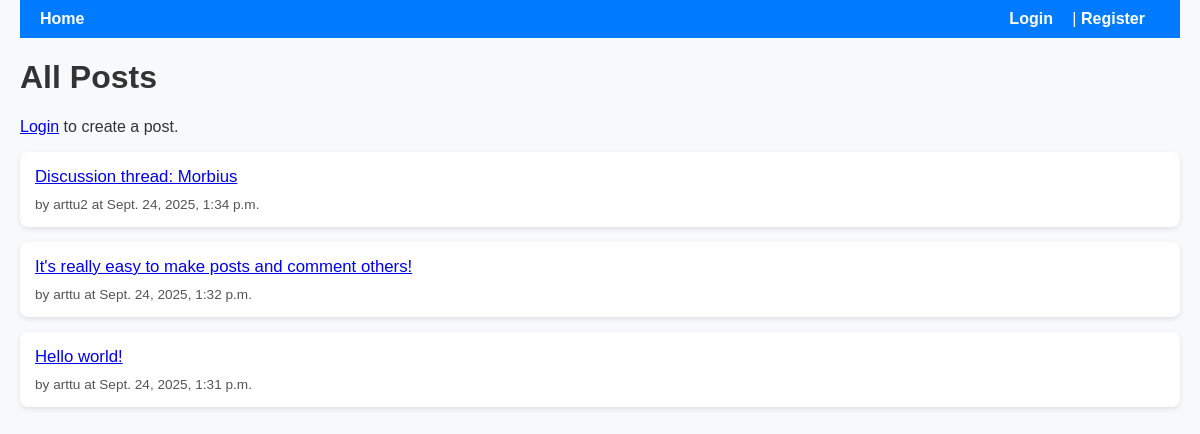
The page / on the database its author committed.
### discussion_thread/models.py (models this page shows, shortened)
class Post(models.Model):
    title = models.CharField(max_length=200)
    content = models.TextField()
    author = models.ForeignKey(User, on_delete=models.CASCADE)
    created_at = models.DateTimeField(auto_now_add=True)

### discussion_thread/views.py (the view)
# urls.py: path('', PostListView.as_view(), name='post-list'),
class PostListView(ListView):
    model = Post
    template_name = 'discussion_thread/post_list.html'
    context_object_name = 'posts'
    ordering = ['-created_at']

### discussion_thread/templates/discussion_thread/post_list.html
{% extends "discussion_thread/base.html" %}
{% block content %}
<h1>All Posts</h1>
{% if user.is_authenticated %}
    <a href="{% url 'post-create' %}" class="create-post-btn">Create New Post</a>
{% else %}
    <p><a href="{% url 'login' %}">Login</a> to create a post.</p>
{% endif %}
<ul>
    {% for post in posts %}
        <li>
            <div class="post-content">
                <a href="{% url 'post-detail' post.pk %}">{{ post.title }}</a>
            </div>
            <div class="post-meta">
                by {{ post.author.username }} at {{ post.created_at }}
            </div>
        </li>
    {% empty %}
        <li>No posts yet!</li>
    {% endfor %}
</ul>
{% endblock %}

### discussion_thread/static/discussion_thread/style.css (style rules this page uses)
body { font-family: Arial, sans-serif; margin: 0; padding: 0 20px; background-color: #f8f9fa; color: #333; }
ul { list-style-type: none; padding: 0; }
ul li { background-color: white; margin-bottom: 15px; padding: 15px; border-radius: 8px; box-shadow: 0 2px 5px rgba(0,0,0,0.1); }
.post-content { margin-bottom: 10px; font-size: 1.05em; }
.post-meta { font-size: 0.85em; color: #555; }

### rows shown on the page
Post: title "Discussion thread: Morbius", author.username "arttu2", created_at "Sept. 24, 2025, 1:34 p.m."
Post: title "It's really easy to make posts and comment others!", author.username "arttu", created_at "Sept. 24, 2025, 1:32 p.m."
Post: title "Hello world!", author.username "arttu", created_at "Sept. 24, 2025, 1:31 p.m."
